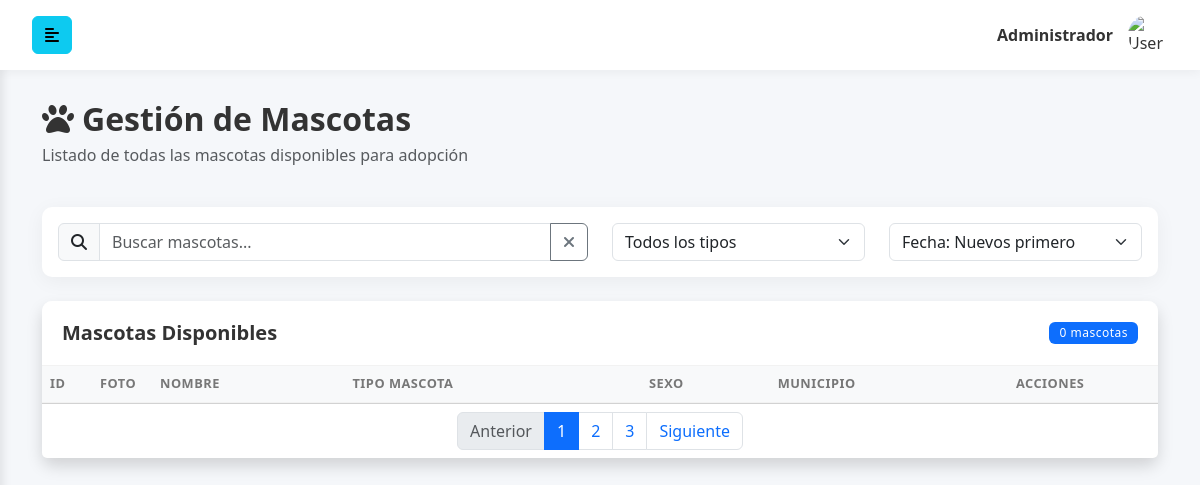
/admin/mascotas.php, run on an earlier commit of the app's database.
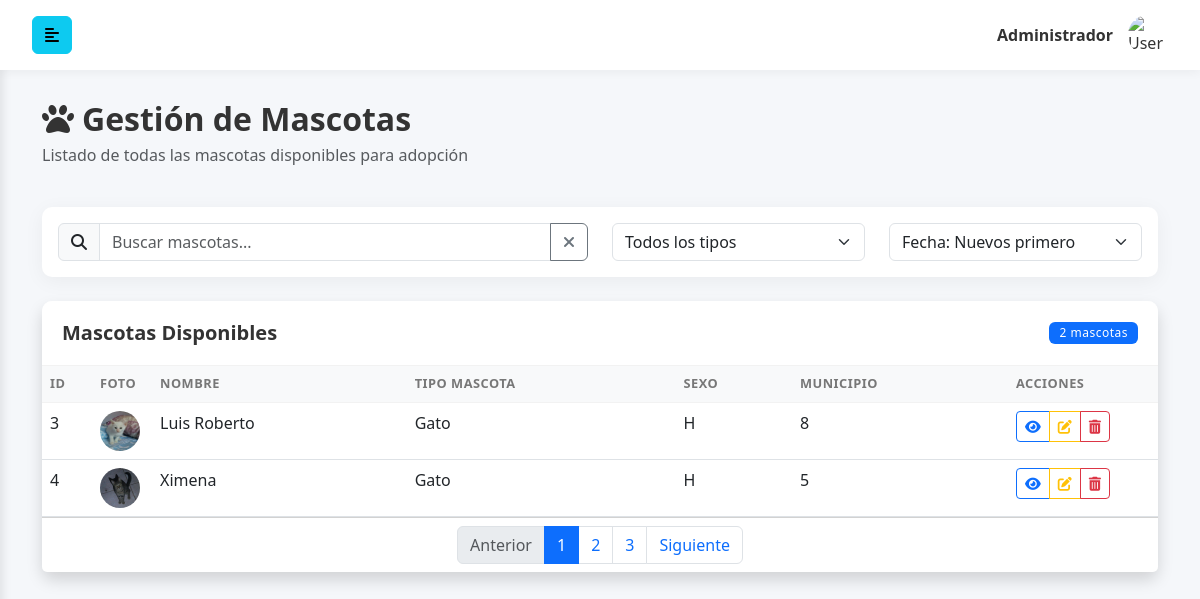
And on a later commit of the database.
### tables this page shows
CREATE TABLE `mascotas` (
  `id_mascota` int(11) NOT NULL,
  `nombre_mascota` varchar(30) NOT NULL,
  `tipo_mascota` int(11) NOT NULL,
  `raza` varchar(30) NOT NULL,
  `edad` tinyint(4) NOT NULL,
  `sexo` char(1) NOT NULL,
  `descripcion` varchar(300) NOT NULL,
  `municipio` int(11) NOT NULL,
  `direccion` varchar(60) NOT NULL,
  `fecha_registro` timestamp NOT NULL DEFAULT current_timestamp(),
  `imagen` varchar(250) NOT NULL,
  `estatus_id` int(11) NOT NULL,
  `usuario_id` int(11) NOT NULL
);

CREATE TABLE `tipos_mascotas` (
  `id_tipo` int(11) NOT NULL,
  `descripcion` varchar(20) NOT NULL
);

### admin/mascotas.php (the view, shortened to what the changed rows need)
<?php
$conexion = obtenerConexion();
$sql = "SELECT m.id_mascota,m.nombre_mascota,tm.descripcion,m.sexo,m.municipio,m.imagen
        FROM mascotas m
        JOIN tipos_mascotas tm ON m.tipo_mascota = tm.id_tipo
        WHERE m.estatus_id = 1 OR m.estatus_id = 2";
$result = $conexion->query($sql);
?>
<!DOCTYPE html>
<html lang="es">
<head>
    <link href="https://cdn.jsdelivr.net/npm/bootstrap@5.3.0/dist/css/bootstrap.min.css" rel="stylesheet">
    <link rel="stylesheet" href="https://cdnjs.cloudflare.com/ajax/libs/font-awesome/6.4.0/css/all.min.css">
    <link rel="stylesheet" href="../css/admin.css">
    <link rel="stylesheet" href="../css/notificaciones.css">
</head>
<body>
    <div class="wrapper">
        <div id="content">
            <div class="main-content">
                <div class="container-fluid">
                    <div class="page-header mb-4">
                        <div class="row align-items-center">
                            <div class="col-md-6">
                                <h2><i class="fas fa-paw me-2"></i>Gestión de Mascotas</h2>
                            </div>
                        </div>
                    </div>
                    <div class="card shadow">
                        <div class="card-header bg-white">
                            <div class="d-flex justify-content-between align-items-center">
                                <h5 class="mb-0">Mascotas Disponibles</h5>
                                <span class="badge bg-primary" id="contadorMascota"><?= $result->num_rows ?> mascotas</span>
                            </div>
                        </div>
                        <div class="card-body p-0">
                            <div class="table-responsive">
                                <table class="table table-hover mb-0">
                                    <thead class="table-light">
                                        <tr>
                                            <th width="50px">ID</th>
                                            <th width="60px">Foto</th>
                                            <th>Nombre</th>
                                            <th>Tipo Mascota</th>
                                            <th>Sexo</th>
                                            <th>Municipio</th>
                                            <th width="150px">Acciones</th>
                                        </tr>
                                    </thead>
                                    <tbody id="tablaMascota">
                                        <?php while ($fila = $result->fetch_assoc()):
                                            $id_mascota = $fila['id_mascota'];
                                            $nombre = $fila['nombre_mascota'];
                                            $tipo_mascota = $fila['descripcion'];
                                            $sexo = $fila['sexo'];
                                            $municipio = $fila['municipio'];
                                            $ruta_foto = !empty($fila['imagen']) ? $fila['imagen'] : '../assets/mascotaVacia.jpg';
                                        ?>
                                            <tr data-id="<?= $id_mascota ?>">
                                                <td><?= $id_mascota ?></td>
                                                <td>
                                                    <img src="<?= $ruta_foto ?>" alt="Foto mascota" class="rounded-circle" width="40" height="40">
                                                </td>
                                                <td><?= htmlspecialchars($nombre) ?></td>
                                                <td><?= htmlspecialchars($tipo_mascota) ?></td>
                                                <td><?= htmlspecialchars($sexo) ?></td>
                                                <td><?= htmlspecialchars($municipio) ?></td>
                                                <td>
                                                    <div class="btn-group btn-group-sm" role="group">
                                                        <a href="ver_mascota.php?id=<?= $id_mascota ?>" class="btn btn-outline-primary btn-sm" title="Visualizar">
                                                            <i class="fas fa-eye"></i>
                                                        </a>
                                                        <button class="btn btn-outline-warning btn-editar-mascota" title="Editar" data-id="<?= $id_mascota ?>">
                                                            <i class="fas fa-edit"></i>
                                                        </button>
                                                        <button class="btn btn-outline-danger btn-eliminar-mascota" title="Eliminar" data-id="<?= $id_mascota ?>">
                                                            <i class="fas fa-trash-alt"></i>
                                                        </button>
                                                    </div>
                                                </td>
                                            </tr>
                                        <?php endwhile; ?>
                                    </tbody>
                                </table>
                            </div>
                        </div>
                    </div>
                </div>
            </div>
        </div>
    </div>
</body>
</html>

What changed in the data, as far as the page shows it:
now on this page (row edited): mascotas: id_mascota "3", imagen (picture), nombre_mascota "Luis Roberto", tipo_mascota.descripcion "Gato", sexo "H", municipio "8"
now on this page (row edited): mascotas: id_mascota "4", imagen (picture), nombre_mascota "Ximena", tipo_mascota.descripcion "Gato", sexo "H", municipio "5"
Also different on the page:
$result->num_rows: "0" → "2"
